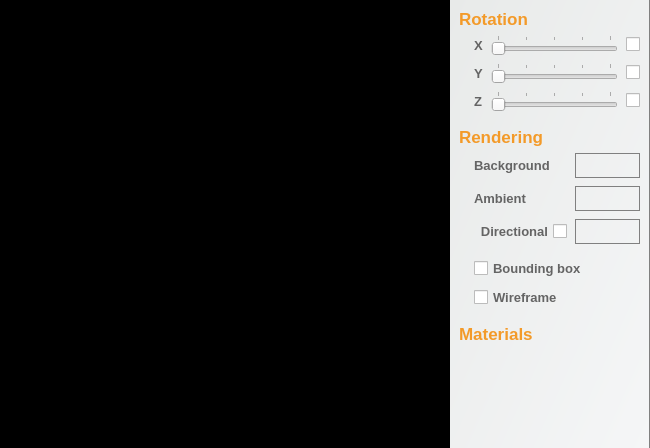
<?xml version="1.0" encoding="UTF-8"?>
<ui version="4.0">
 <class>RocketMeshEditorWidget</class>
 <widget class="QWidget" name="RocketMeshEditorWidget">
  <property name="geometry">
   <rect>
    <x>0</x>
    <y>0</y>
    <width>650</width>
    <height>448</height>
   </rect>
  </property>
  <property name="minimumSize">
   <size>
    <width>256</width>
    <height>256</height>
   </size>
  </property>
  <property name="windowTitle">
   <string/>
  </property>
  <property name="styleSheet">
   <string notr="true">/* Containers */

QWidget#RocketMeshEditorWidget {
	background-color: black;
	border: 0px;
}

QLabel#renderTargetWidget {
	background-color: black;
	border: 0px;
}

QFrame#frameControls {
	background-color: qlineargradient(spread:pad, x1:0, y1:0, x2:1, y2:1, stop:0 rgb(232, 234, 233), stop:1 rgb(245, 246, 247));
	border: 0px;
	border-right: 1px solid gray;
}

/* Color buttons */

QPushButton#buttonAmbient, #buttonDirectional, #buttonBackground {
	min-height: 23px;
	max-height: 23px;
	min-width: 45px;
	border-radius: 0px;
	background-color: transparent;
	font-size: 10t;
	border: 1px solid grey;
	color: rgb(100,100,100);
}

QPushButton#buttonAmbient:hover, #buttonDirectional:hover, #buttonBackground:hover {
	background-color: transparent;
}

/* Spesific styles */

QLabel#rotationTitle, #lightsTitle, #materialsTitle {
	font-size: 17px;
	font-weight: bold;
	color: rgb(243,154,41);
	padding: 0px;
}

/* Generic styles */

QSpinBox, QDoubleSpinBox {
	min-height: 20px;
	max-height: 20px;
}

QLabel, QCheckBox, QRadioButton {
	font-family: &quot;Arial&quot;;
	font-size: 13px;
	color: rgb(100,100,100);
	font-weight: bold;
}

QCheckBox:hover {
	color: rgb(50,50,50);
}

QCheckBox::indicator:unchecked {
	image: url(:/images/icon-unchecked.png);
}

QCheckBox::indicator:checked {
	image: url(:/images/icon-checked.png);
}

QComboBox {
	border: 0px;
	border-bottom: 1px solid grey;
	font-family: &quot;Arial&quot;;
	font-size: 12px;
	color: rgb(65, 65, 65);
	font-weight: bold;
	padding-left: 0px;
    min-width: 90px;
	min-height: 20px;
	max-height: 20px;
	background-color: transparent;
}

QComboBox:hover {
	border-bottom: 1px solid black;
}

QComboBox:disabled, :disabled:hover {
	background-color: rgba(100,100,100,100);
}

QComboBox:down-arrow {
	image: url(':/images/icon-combobox-down-arrow.png');
	width:12px;
}

QComboBox::drop-down {
	subcontrol-origin: padding;
	subcontrol-position: center right;
	padding-right: 2px;
	width: 16px;
	max-height: 11px;
	border: 0px;
}

QComboBox QAbstractItemView {
	border: 1px solid grey;	
	background-color: rgb(255, 255, 255);
	selection-background-color: rgba(230,230,230,120);
	selection-color: black;
	padding: 0px;
}</string>
  </property>
  <layout class="QVBoxLayout" name="mainVerticalLayout">
   <property name="spacing">
    <number>0</number>
   </property>
   <property name="margin">
    <number>0</number>
   </property>
   <item>
    <layout class="QHBoxLayout" name="mainHorizontalLayout">
     <property name="spacing">
      <number>0</number>
     </property>
     <item>
      <widget class="QLabel" name="renderTargetWidget">
       <property name="sizePolicy">
        <sizepolicy hsizetype="Expanding" vsizetype="Expanding">
         <horstretch>0</horstretch>
         <verstretch>0</verstretch>
        </sizepolicy>
       </property>
       <property name="styleSheet">
        <string notr="true"/>
       </property>
       <property name="text">
        <string/>
       </property>
       <property name="alignment">
        <set>Qt::AlignLeading|Qt::AlignLeft|Qt::AlignTop</set>
       </property>
       <property name="indent">
        <number>0</number>
       </property>
       <property name="textInteractionFlags">
        <set>Qt::NoTextInteraction</set>
       </property>
      </widget>
     </item>
     <item>
      <widget class="QFrame" name="frameControls">
       <property name="maximumSize">
        <size>
         <width>200</width>
         <height>16777215</height>
        </size>
       </property>
       <property name="frameShape">
        <enum>QFrame::NoFrame</enum>
       </property>
       <property name="frameShadow">
        <enum>QFrame::Plain</enum>
       </property>
       <layout class="QVBoxLayout" name="verticalLayout_2">
        <item>
         <widget class="QLabel" name="rotationTitle">
          <property name="text">
           <string>Rotation</string>
          </property>
          <property name="indent">
           <number>0</number>
          </property>
         </widget>
        </item>
        <item>
         <layout class="QGridLayout" name="rotationGridLayout">
          <property name="leftMargin">
           <number>15</number>
          </property>
          <property name="spacing">
           <number>8</number>
          </property>
          <item row="0" column="0">
           <widget class="QLabel" name="rotationXLabel">
            <property name="text">
             <string>X</string>
            </property>
           </widget>
          </item>
          <item row="0" column="1">
           <widget class="QSlider" name="rotationXSlider">
            <property name="maximumSize">
             <size>
              <width>16777215</width>
              <height>25</height>
             </size>
            </property>
            <property name="maximum">
             <number>359</number>
            </property>
            <property name="pageStep">
             <number>45</number>
            </property>
            <property name="orientation">
             <enum>Qt::Horizontal</enum>
            </property>
            <property name="tickPosition">
             <enum>QSlider::TicksAbove</enum>
            </property>
            <property name="tickInterval">
             <number>90</number>
            </property>
           </widget>
          </item>
          <item row="1" column="0">
           <widget class="QLabel" name="rotationYLabel">
            <property name="text">
             <string>Y</string>
            </property>
           </widget>
          </item>
          <item row="1" column="1">
           <widget class="QSlider" name="rotationYSlider">
            <property name="maximumSize">
             <size>
              <width>16777215</width>
              <height>25</height>
             </size>
            </property>
            <property name="maximum">
             <number>359</number>
            </property>
            <property name="pageStep">
             <number>45</number>
            </property>
            <property name="orientation">
             <enum>Qt::Horizontal</enum>
            </property>
            <property name="tickPosition">
             <enum>QSlider::TicksAbove</enum>
            </property>
            <property name="tickInterval">
             <number>90</number>
            </property>
           </widget>
          </item>
          <item row="2" column="0">
           <widget class="QLabel" name="rotationZLabel">
            <property name="text">
             <string>Z</string>
            </property>
           </widget>
          </item>
          <item row="2" column="1">
           <widget class="QSlider" name="rotationZSlider">
            <property name="maximumSize">
             <size>
              <width>16777215</width>
              <height>25</height>
             </size>
            </property>
            <property name="maximum">
             <number>359</number>
            </property>
            <property name="pageStep">
             <number>45</number>
            </property>
            <property name="orientation">
             <enum>Qt::Horizontal</enum>
            </property>
            <property name="tickPosition">
             <enum>QSlider::TicksAbove</enum>
            </property>
            <property name="tickInterval">
             <number>90</number>
            </property>
           </widget>
          </item>
          <item row="0" column="2">
           <widget class="QCheckBox" name="autoRotateX">
            <property name="maximumSize">
             <size>
              <width>18</width>
              <height>16777215</height>
             </size>
            </property>
            <property name="toolTip">
             <string>Auto rotate axis</string>
            </property>
            <property name="text">
             <string/>
            </property>
           </widget>
          </item>
          <item row="1" column="2">
           <widget class="QCheckBox" name="autoRotateY">
            <property name="maximumSize">
             <size>
              <width>18</width>
              <height>16777215</height>
             </size>
            </property>
            <property name="toolTip">
             <string>Auto rotate axis</string>
            </property>
            <property name="text">
             <string/>
            </property>
           </widget>
          </item>
          <item row="2" column="2">
           <widget class="QCheckBox" name="autoRotateZ">
            <property name="maximumSize">
             <size>
              <width>18</width>
              <height>16777215</height>
             </size>
            </property>
            <property name="toolTip">
             <string>Auto rotate axis</string>
            </property>
            <property name="text">
             <string/>
            </property>
           </widget>
          </item>
         </layout>
        </item>
        <item>
         <widget class="QLabel" name="lightsTitle">
          <property name="styleSheet">
           <string notr="true">margin-top: 10px;</string>
          </property>
          <property name="text">
           <string>Rendering</string>
          </property>
          <property name="indent">
           <number>0</number>
          </property>
         </widget>
        </item>
        <item>
         <layout class="QGridLayout" name="gridLayout">
          <property name="leftMargin">
           <number>15</number>
          </property>
          <property name="spacing">
           <number>8</number>
          </property>
          <item row="1" column="1">
           <widget class="QPushButton" name="buttonAmbient">
            <property name="sizePolicy">
             <sizepolicy hsizetype="Expanding" vsizetype="Fixed">
              <horstretch>0</horstretch>
              <verstretch>0</verstretch>
             </sizepolicy>
            </property>
            <property name="cursor">
             <cursorShape>PointingHandCursor</cursorShape>
            </property>
            <property name="text">
             <string/>
            </property>
           </widget>
          </item>
          <item row="2" column="1">
           <widget class="QPushButton" name="buttonDirectional">
            <property name="sizePolicy">
             <sizepolicy hsizetype="Expanding" vsizetype="Fixed">
              <horstretch>0</horstretch>
              <verstretch>0</verstretch>
             </sizepolicy>
            </property>
            <property name="cursor">
             <cursorShape>PointingHandCursor</cursorShape>
            </property>
            <property name="text">
             <string/>
            </property>
           </widget>
          </item>
          <item row="2" column="0">
           <widget class="QCheckBox" name="directionalCheckBox">
            <property name="layoutDirection">
             <enum>Qt::RightToLeft</enum>
            </property>
            <property name="text">
             <string>Directional</string>
            </property>
           </widget>
          </item>
          <item row="0" column="0">
           <widget class="QLabel" name="backgroundLabel">
            <property name="text">
             <string>Background</string>
            </property>
           </widget>
          </item>
          <item row="0" column="1">
           <widget class="QPushButton" name="buttonBackground">
            <property name="sizePolicy">
             <sizepolicy hsizetype="Expanding" vsizetype="Fixed">
              <horstretch>0</horstretch>
              <verstretch>0</verstretch>
             </sizepolicy>
            </property>
            <property name="cursor">
             <cursorShape>PointingHandCursor</cursorShape>
            </property>
            <property name="text">
             <string/>
            </property>
           </widget>
          </item>
          <item row="1" column="0">
           <widget class="QLabel" name="ambientLabel">
            <property name="text">
             <string>Ambient</string>
            </property>
           </widget>
          </item>
         </layout>
        </item>
        <item>
         <layout class="QVBoxLayout" name="verticalLayout_3">
          <property name="spacing">
           <number>8</number>
          </property>
          <property name="leftMargin">
           <number>15</number>
          </property>
          <property name="topMargin">
           <number>8</number>
          </property>
          <item>
           <widget class="QCheckBox" name="boundingBoxCheckBox">
            <property name="text">
             <string>Bounding box</string>
            </property>
           </widget>
          </item>
          <item>
           <widget class="QCheckBox" name="wireframeCheckBox">
            <property name="text">
             <string>Wireframe</string>
            </property>
           </widget>
          </item>
         </layout>
        </item>
        <item>
         <widget class="QLabel" name="materialsTitle">
          <property name="styleSheet">
           <string notr="true">margin-top: 10px;</string>
          </property>
          <property name="text">
           <string>Materials</string>
          </property>
          <property name="indent">
           <number>0</number>
          </property>
         </widget>
        </item>
        <item>
         <layout class="QVBoxLayout" name="materialsLayout"/>
        </item>
        <item>
         <spacer name="verticalSpacer">
          <property name="orientation">
           <enum>Qt::Vertical</enum>
          </property>
          <property name="sizeHint" stdset="0">
           <size>
            <width>20</width>
            <height>40</height>
           </size>
          </property>
         </spacer>
        </item>
        <item>
         <widget class="QPlainTextEdit" name="statsTextEdit">
          <property name="maximumSize">
           <size>
            <width>16777215</width>
            <height>40</height>
           </size>
          </property>
          <property name="font">
           <font>
            <family>Courier New</family>
           </font>
          </property>
          <property name="styleSheet">
           <string notr="true">padding: -4px; border: 0px; background-color: transparent;</string>
          </property>
          <property name="frameShape">
           <enum>QFrame::NoFrame</enum>
          </property>
          <property name="frameShadow">
           <enum>QFrame::Plain</enum>
          </property>
          <property name="lineWidth">
           <number>0</number>
          </property>
          <property name="verticalScrollBarPolicy">
           <enum>Qt::ScrollBarAlwaysOff</enum>
          </property>
          <property name="horizontalScrollBarPolicy">
           <enum>Qt::ScrollBarAlwaysOff</enum>
          </property>
          <property name="readOnly">
           <bool>true</bool>
          </property>
          <property name="plainText">
           <string/>
          </property>
          <property name="textInteractionFlags">
           <set>Qt::NoTextInteraction</set>
          </property>
         </widget>
        </item>
       </layout>
      </widget>
     </item>
    </layout>
   </item>
  </layout>
 </widget>
 <resources>
  <include location="RocketPlugin.qrc"/>
 </resources>
 <connections/>
</ui>
